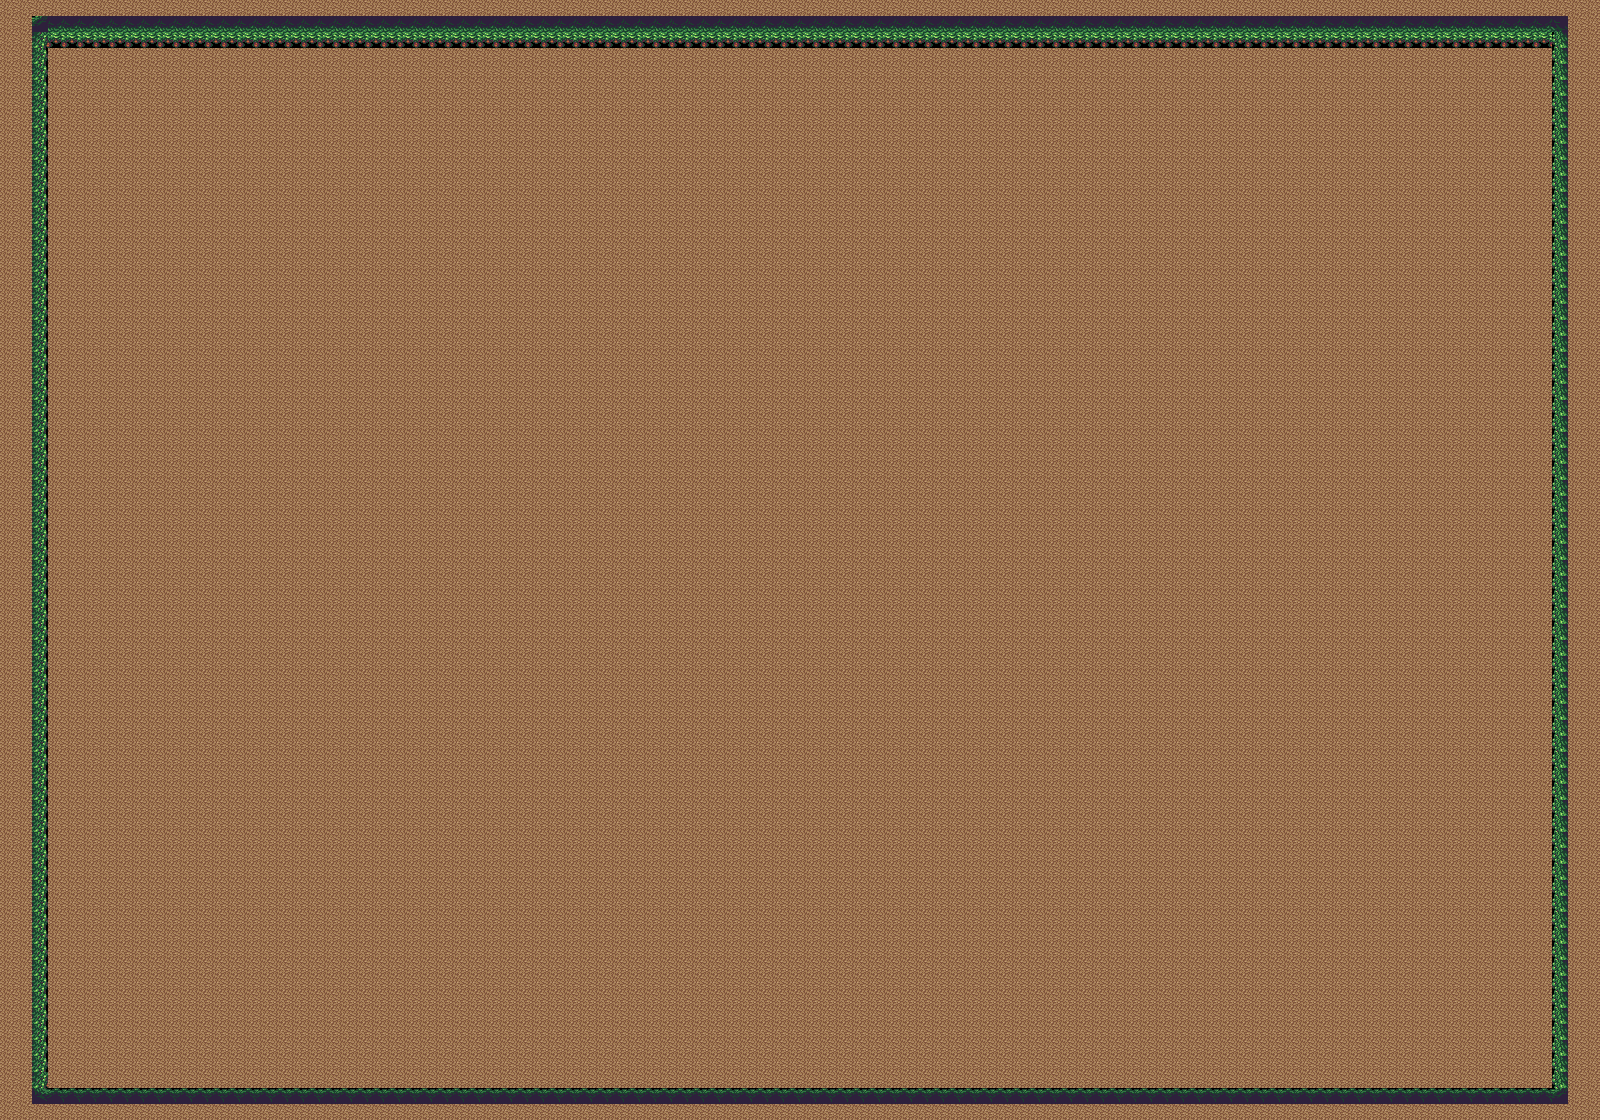

This game map was drawn from its Tiled (.tmx) file and the tilesets committed beside it. A one-line description and the trimmed map source follow:
An orthogonal 100x70 tile map with 16x16 px tiles, 2 tile layers (floor, forest) and 15 objects.

<map version="1.9" tiledversion="1.9.2" orientation="orthogonal" renderorder="right-down" width="100" height="70" tilewidth="16" tileheight="16" infinite="0" nextlayerid="6" nextobjectid="32">
 <editorsettings>
  <export target="map.lua" format="lua" />
 </editorsettings>
 <tileset firstgid="1" name="foresttiles" tilewidth="16" tileheight="16" tilecount="35" columns="5">
  <image source="foresttiles.png" trans="000000" width="80" height="112" />
 </tileset>
 <layer id="2" name="floor" width="100" height="70">
  <data>[7000 cells, 7000 non-empty, 1 distinct tile ids]</data>
 </layer>
 <layer id="1" name="forest" width="100" height="70">
  <data>[7000 cells, 418 non-empty, 9 distinct tile ids]</data>
 </layer>
 <objectgroup id="3" name="black">
  <object id="1" x="-0.5" y="0" width="33" height="1119.75" />
  <object id="3" x="32.0625" y="1104.13" width="1568.66" height="16.4205" />
  <object id="6" x="1567.96" y="-0.545455" width="32.5889" height="1104.55" />
  <object id="8" x="32.6087" y="-0.0434783" width="1535.89" height="16.5435" />
  <object id="23" x="31.4348" y="-0.391304" width="3.47826" height="17.4348" />
  <object id="25" x="-2.90909" y="1111.64" width="35.2727" height="9.81818" />
  <object id="26" x="1561.82" y="0" width="25.4545" height="16.9091" />
 </objectgroup>
 <objectgroup id="5" name="colider">
  <object id="10" x="36.5" y="31" width="7" height="1066.5" />
  <object id="18" x="42.6667" y="33" width="1517.67" height="8.66667" />
  <object id="19" x="1555.67" y="36.3333" width="7.66667" height="1063.67" />
  <object id="20" x="16.3333" y="1091" width="1544.67" height="5.33333" />
  <object id="27" x="1" y="1.5" width="1608.5" height="33" />
  <object id="28" x="1561" y="-7.5" width="42.5" height="1126" />
  <object id="29" x="-3" y="1099" width="1604" height="21" />
  <object id="30" x="-6.5" y="-3" width="41.5" height="1121" />
 </objectgroup>
</map>